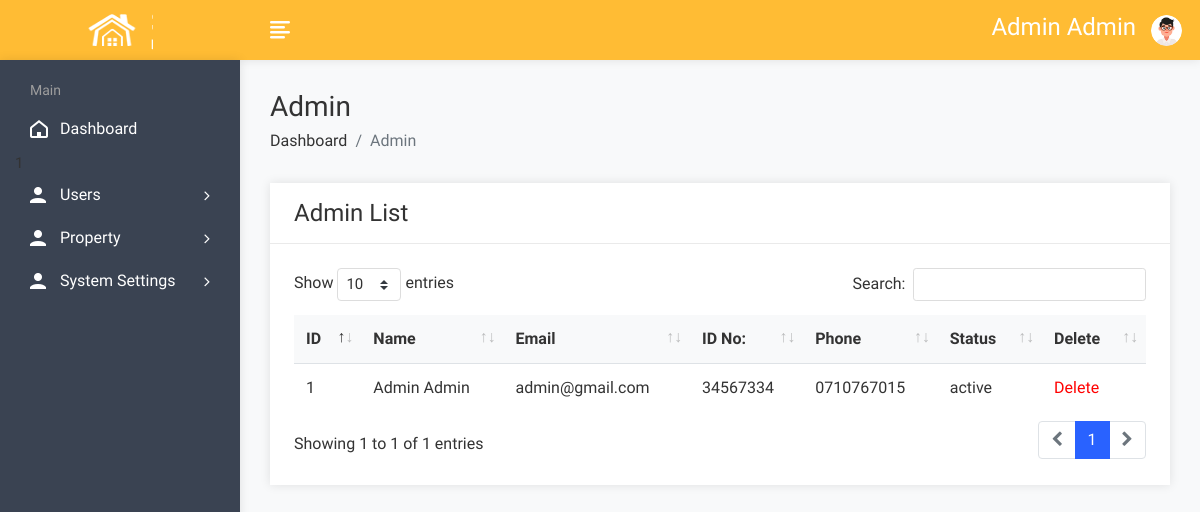
The app's page /admin/adminlist.php (signed in) with its own data.
### tables this page shows
CREATE TABLE `users` (
  `id` int(11) NOT NULL,
  `name` varchar(255) NOT NULL,
  `email` varchar(255) NOT NULL,
  `id_no` int(12) NOT NULL,
  `password` varchar(255) NOT NULL,
  `phone` varchar(255) NOT NULL,
  `role` varchar(20) NOT NULL,
  `current_address` varchar(50) NOT NULL,
  `contact_person` varchar(50) DEFAULT NULL,
  `contact_phone` varchar(30) DEFAULT NULL,
  `current_resindent_country` varchar(50) NOT NULL,
  `home_state` varchar(50) NOT NULL,
  `home_address` varchar(50) NOT NULL,
  `image` blob DEFAULT NULL,
  `status` varchar(10) NOT NULL DEFAULT 'inactive',
  `deleted_at` timestamp NULL DEFAULT NULL
);

### admin/adminlist.php (the view, shortened to what this page needs)
<!DOCTYPE html>
<html lang="en">
<head>
        <link rel="stylesheet" href="assets/css/bootstrap.min.css">
        <link rel="stylesheet" href="assets/css/font-awesome.min.css">
        <link rel="stylesheet" href="assets/css/feathericon.min.css">
		<link rel="stylesheet" href="assets/plugins/datatables/dataTables.bootstrap4.min.css">
		<link rel="stylesheet" href="assets/plugins/datatables/responsive.bootstrap4.min.css">
		<link rel="stylesheet" href="assets/plugins/datatables/select.bootstrap4.min.css">
		<link rel="stylesheet" href="assets/plugins/datatables/buttons.bootstrap4.min.css">
        <link rel="stylesheet" href="assets/css/style.css">
    </head>
    <body>
				<?php include("header.php"); ?>
            <div class="page-wrapper">
                <div class="content container-fluid">
					<div class="page-header">
						<div class="row">
							<div class="col">
								<h3 class="page-title">Admin</h3>
								<ul class="breadcrumb">
									<li class="breadcrumb-item"><a href="dashboard.php">Dashboard</a></li>
									<li class="breadcrumb-item active">Admin</li>
								</ul>
							</div>
						</div>
					</div>
					<div class="row">
						<div class="col-sm-12">
							<div class="card">
								<div class="card-header">
									<h4 class="card-title">Admin List</h4>
								</div>
								<div class="card-body">
									<table id="basic-datatable" class="table">
                                            <thead>
                                                <tr>
                                                    <th>ID</th>
                                                    <th>Name</th>
                                                    <th>Email</th>
                                                    <th>ID No:</th>
                                                    <th>Phone</th>
													<th>Status</th>
                                                    <th>Delete</th>
                                                </tr>
                                            </thead>
                                            <tbody>
											<?php
												$query=mysqli_query($con,"select * from users where role='admin' AND deleted_at IS NULL");
												$cnt=1;
												while($row=mysqli_fetch_row($query))
													{
											?>
                                                <tr>
                                                    <td><?php echo $cnt; ?></td>
                                                    <td><?php echo $row['1']; ?></td>
                                                    <td><?php echo $row['2']; ?></td>
                                                    <td><?php echo $row['3']; ?></td>
                                                    <td><?php echo $row['5']; ?></td>
													<td><?php echo $row['14']; ?></td>
													<td><a href="admindelete.php?id=<?php echo $row['0']; ?>" class="red-link">Delete</a></td>
                                                </tr>
                                                <?php
												$cnt=$cnt+1;
												}
												?>
                                            </tbody>
                                        </table>
								</div>
							</div>
						</div>
					</div>
				</div>
			</div>
    </body>
</html>

### admin/adminlist.php (style rules this page uses)
.red-link { color: red; }

### records on screen
users: name "Admin Admin", email "admin@gmail.com", id_no "34567334", phone "0710767015", status "active"

### other values on screen
$_SESSION['auser'] "Admin Admin"
